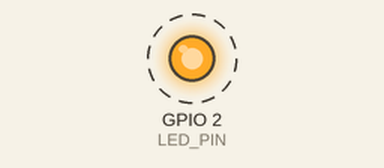
This sketch was run on a simulated ESP32. On the bench: output pins drawn as LEDs (lit = HIGH). Dashed ring = blinking. What the sketch prints to the serial monitor is not drawn.

Above: at 0.7 s.
Timing chart, 0 to 3.5 s (numbered marks = the images above):
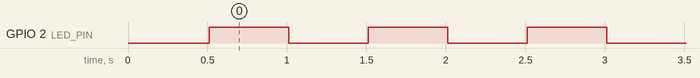

Measured:
- by itself, GPIO 2 (LED_PIN): alternates HIGH for 0.50 s and LOW for 0.50 s

The sketch:

L01_board_check.ino
```cpp
/*
 * L01_board_check.ino  -  Lesson 01: ESP32 setup and board identity
 * Project : Wireless Home Security System (25ES604 ESD)
 * Board   : ESP32 Dev Module (ESP32-WROOM-32 DevKit V1)
 * Purpose : Prove the toolchain works, print chip info and the Wi-Fi STA MAC
 *           address (needed later as the ESP-NOW peer address), blink the LED.
 * Check   : Serial Monitor at 115200 baud shows the report every 5 s and the
 *           on-board LED blinks once per second.
 */
#include <WiFi.h>
#include "esp_mac.h"          // esp_read_mac()

const int LED_PIN = 2;        // On-board LED on most DevKit V1 boards (verify on your board)

void printReport() {
  uint8_t mac[6];
  esp_read_mac(mac, ESP_MAC_WIFI_STA);   // factory MAC from eFuse, works before Wi-Fi starts

  Serial.println();
  Serial.println("=== L01 board check ===");
  Serial.printf("Chip   : %s rev %d, %d cores, %lu MHz\n",
                ESP.getChipModel(), ESP.getChipRevision(),
                ESP.getChipCores(), (unsigned long)ESP.getCpuFreqMHz());
  Serial.printf("Flash  : %lu MB\n", (unsigned long)(ESP.getFlashChipSize() / (1024UL * 1024UL)));
  Serial.printf("STA MAC: %02X:%02X:%02X:%02X:%02X:%02X\n",
                mac[0], mac[1], mac[2], mac[3], mac[4], mac[5]);
  Serial.printf("C array: {0x%02X, 0x%02X, 0x%02X, 0x%02X, 0x%02X, 0x%02X}\n",
                mac[0], mac[1], mac[2], mac[3], mac[4], mac[5]);
  Serial.println("LED    : blinking on GPIO2");
}

void setup() {
  Serial.begin(115200);
  delay(500);                 // give the USB-serial bridge time to open the port
  pinMode(LED_PIN, OUTPUT);
  WiFi.mode(WIFI_STA);        // station mode: the mode ESP-NOW will use later
  printReport();
}

void loop() {
  static uint32_t lastBlink = 0, lastReport = 0;
  static bool ledOn = false;
  uint32_t now = millis();

  if (now - lastBlink >= 500) {          // non-blocking blink: 1 Hz
    lastBlink = now;
    ledOn = !ledOn;
    digitalWrite(LED_PIN, ledOn ? HIGH : LOW);
  }
  if (now - lastReport >= 5000) {        // repeat report so you never miss it
    lastReport = now;
    printReport();
  }
}
```
